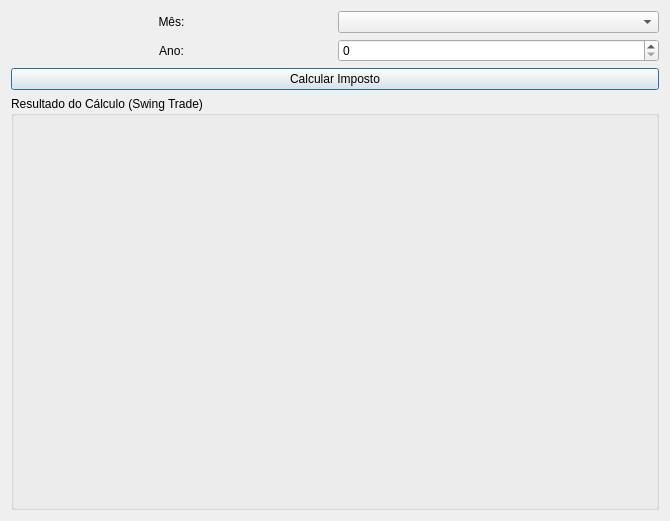
<?xml version="1.0" encoding="UTF-8"?>
<ui version="4.0">
 <class>dialogCalculadoraIR</class>
 <widget class="QDialog" name="dialogCalculadoraIR">
  <property name="geometry">
   <rect>
    <x>0</x>
    <y>0</y>
    <width>670</width>
    <height>521</height>
   </rect>
  </property>
  <property name="windowTitle">
   <string>dialogCalculadoraIR</string>
  </property>
  <layout class="QVBoxLayout" name="verticalLayout_2" stretch="0,0,1">
   <item>
    <layout class="QGridLayout" name="gridLayout">
     <item row="0" column="1">
      <widget class="QComboBox" name="comboMes"/>
     </item>
     <item row="0" column="0">
      <widget class="QLabel" name="label">
       <property name="text">
        <string>Mês:</string>
       </property>
       <property name="alignment">
        <set>Qt::AlignmentFlag::AlignCenter</set>
       </property>
      </widget>
     </item>
     <item row="1" column="0">
      <widget class="QLabel" name="label_2">
       <property name="text">
        <string>Ano:</string>
       </property>
       <property name="alignment">
        <set>Qt::AlignmentFlag::AlignCenter</set>
       </property>
      </widget>
     </item>
     <item row="1" column="1">
      <widget class="QSpinBox" name="spinBoxAno">
       <property name="maximum">
        <number>3000</number>
       </property>
      </widget>
     </item>
    </layout>
   </item>
   <item>
    <widget class="QPushButton" name="buttonCalcular">
     <property name="text">
      <string>Calcular Imposto</string>
     </property>
    </widget>
   </item>
   <item>
    <widget class="QGroupBox" name="groupBox">
     <property name="title">
      <string>Resultado do Cálculo (Swing Trade)</string>
     </property>
     <layout class="QVBoxLayout" name="verticalLayout">
      <item>
       <widget class="QLabel" name="labelTotalVendas">
        <property name="text">
         <string/>
        </property>
        <property name="alignment">
         <set>Qt::AlignmentFlag::AlignCenter</set>
        </property>
       </widget>
      </item>
      <item>
       <widget class="QLabel" name="labelLucroApurado">
        <property name="text">
         <string/>
        </property>
        <property name="alignment">
         <set>Qt::AlignmentFlag::AlignCenter</set>
        </property>
       </widget>
      </item>
      <item>
       <widget class="QLabel" name="labelIsencao">
        <property name="text">
         <string/>
        </property>
        <property name="alignment">
         <set>Qt::AlignmentFlag::AlignCenter</set>
        </property>
       </widget>
      </item>
      <item>
       <widget class="QLabel" name="labelImpostoDevido">
        <property name="text">
         <string/>
        </property>
        <property name="alignment">
         <set>Qt::AlignmentFlag::AlignCenter</set>
        </property>
       </widget>
      </item>
     </layout>
    </widget>
   </item>
  </layout>
 </widget>
 <resources/>
 <connections/>
</ui>
